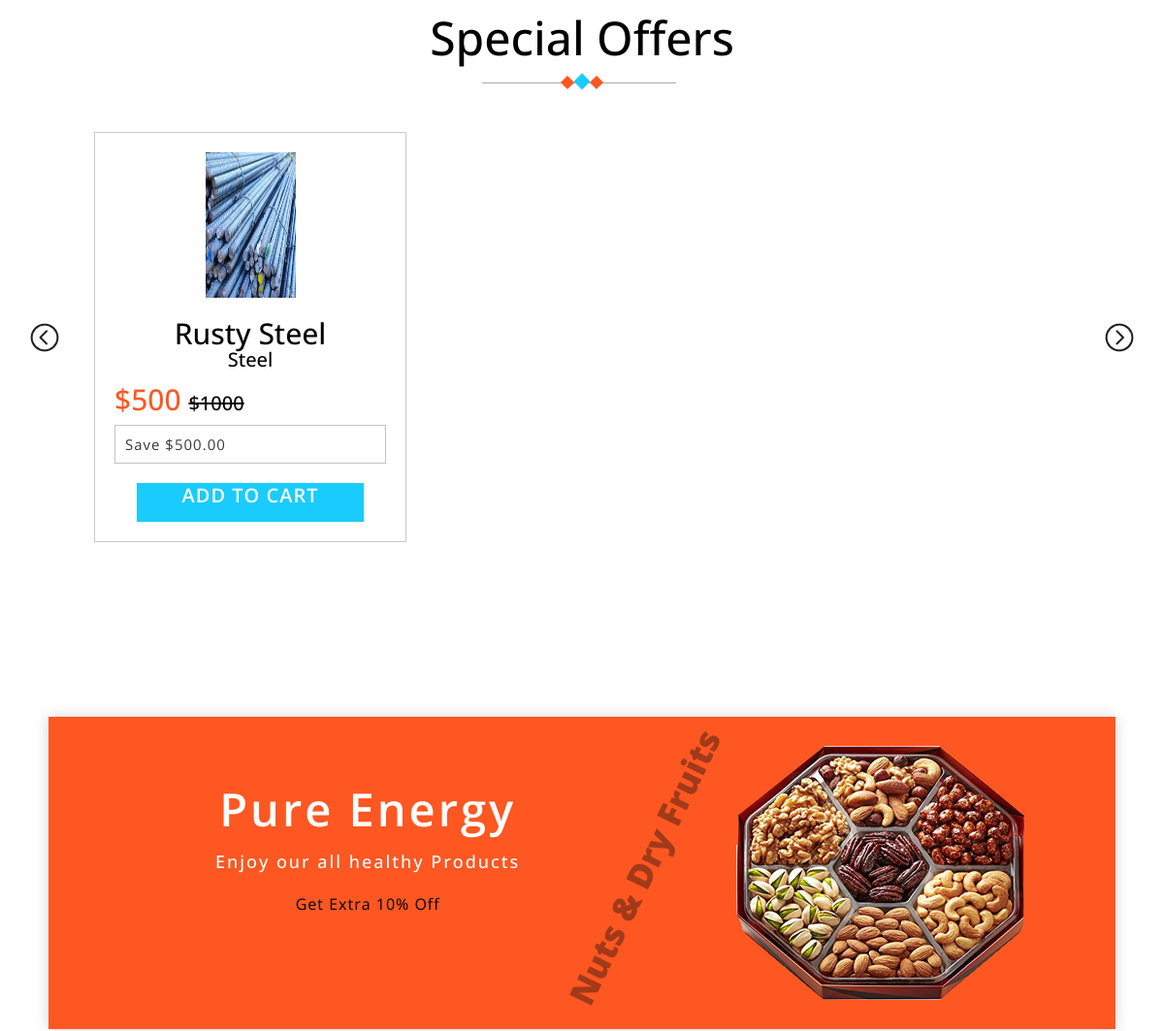
Before: /uindex (signed in, middle part) with the older database file.
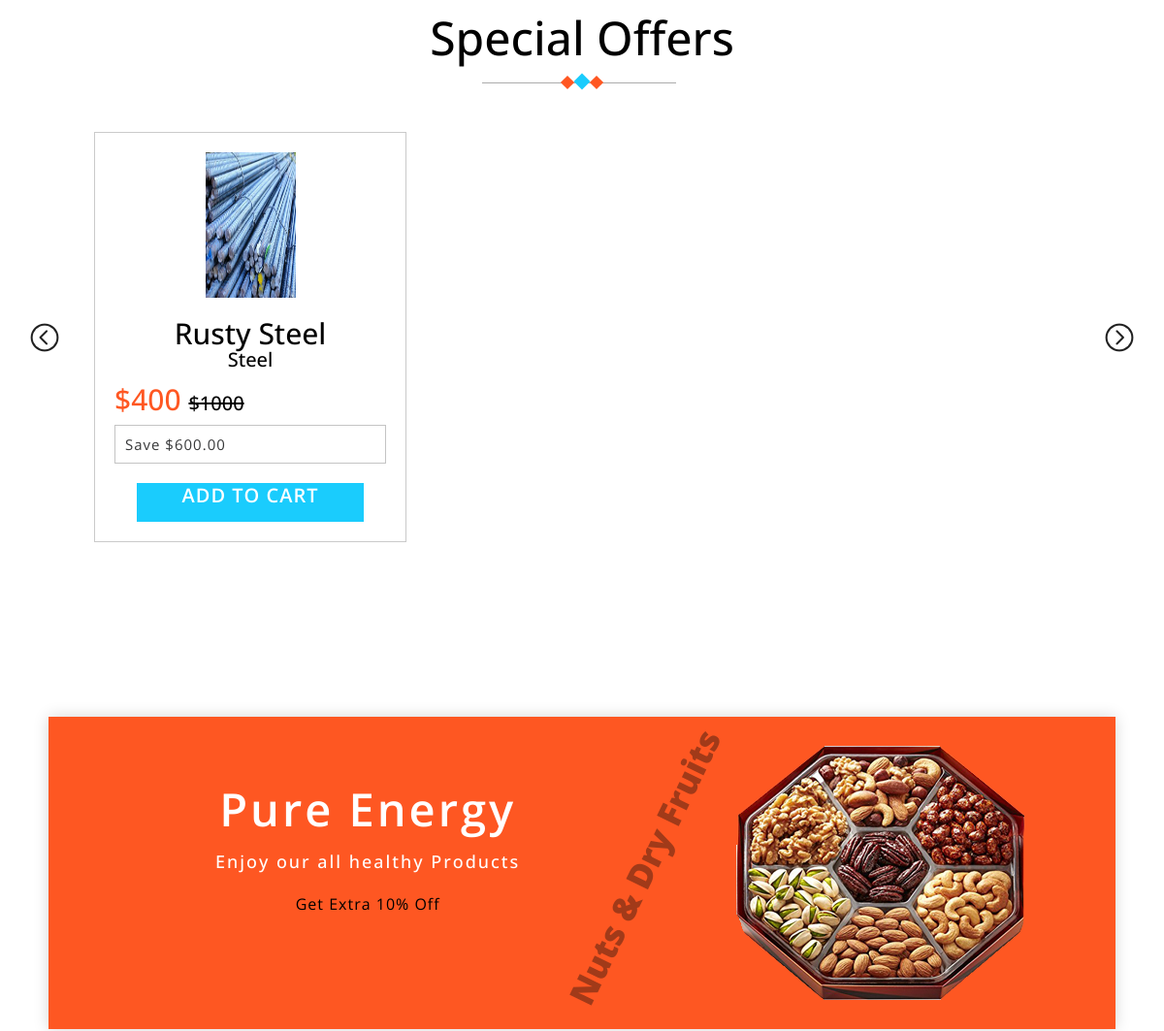
After: the same page with the newer database file.
### logistic/models.py (models this page shows, shortened)
class Materials(db.Model):
    id = db.Column(db.Integer,primary_key=True)
    sowner = db.Column(db.String)
    uowner = db.Column(db.String)
    name = db.Column(db.String(200))
    brand = db.Column(db.String(200))
    avail = db.Column(db.String(200))
    price = db.Column(db.String(200))
    offerprice = db.Column(db.String(200))
    discount = db.Column(db.String(200))
    place = db.Column(db.String(200))
    image = db.Column(db.String(20), nullable=False, default='default.jpg')
    status = db.Column(db.String(200))
    reason = db.Column(db.String(200))
    cart = db.Column(db.String(200))
    desc = db.Column(db.String(200))
    uquantity = db.Column(db.String(200))
    upayment = db.Column(db.String(200))
    utotalprice = db.Column(db.String(200))
    uname = db.Column(db.String((200)))
    uaddress = db.Column(db.String((200)))
    uphone = db.Column(db.String((200)))
    deliverystatus = db.Column(db.String(220))
    offer = db.Column(db.String(220),default='no')
    purchase = db.Column(db.String(220))

### logistic/routes.py (the view)
@app.route('/uindex')
@login_required
def uindex():
    material = Materials.query.filter_by(status='approved',offer='no').all()
    material2 = Materials.query.filter_by(status='approved',offer='added').all()
    return render_template("uindex.html",material=material,material2 = material2)

### logistic/models.py (called while the page is built)
@login_manager.user_loader
def load_user(id):
    return Login.query.get(int(id))

### logistic/templates/uindex.html (shortened to what this page needs)
<!DOCTYPE html>
<html lang="zxx">
<head>
	<link href="../static/css/bootstrap.css" rel="stylesheet" type="text/css" media="all" />
	<link href="../static/css/style.css" rel="stylesheet" type="text/css" media="all" />
	<link href="../static/css/font-awesome.css" rel="stylesheet">
	<link href="../static/css/popuo-box.css" rel="stylesheet" type="text/css" media="all" />
	<link rel="stylesheet" type="text/css" href="../static/css/jquery-ui1.css">
</head>
<body>
    <div class="featured-section" id="projects" >
		<div class="container" >
			<h3 class="tittle-w3l" style="margin-top: 100px;">Special Offers
				<span class="heading-style">
					<i></i>
					<i></i>
					<i></i>
				</span>
			</h3>
			<div class="content-bottom-in">
				<ul id="flexiselDemo1">
					{% for mat2 in material2 %}
					<li>
						<div class="w3l-specilamk">
							<div class="speioffer-agile">
								<a href="">
									<img src="../static/pics/{{mat2.image}}" alt="" style="width: 93px;height: 150px;">
								</a>
							</div>
							<div class="product-name-w3l">
								<center><h4>
									<a href="" style="font-size: 30px;">{{mat2.name}}</a>
								</h4>
							</center>
							<center><h4>
								<a href="">{{mat2.brand}}</a>
							</h4>
						</center>
								<div class="w3l-pricehkj">
									<h6 style="font-size: 30px;">${{mat2.offerprice}}    <del style="font-size: 20px;color: black;">${{mat2.price}}</del></h6>
									<p>Save ${{mat2.discount}}.00</p>
								</div>
								<center>
									<a href="/ucartadd/{{mat2.id}}" style="color: white;">
									<div class="newbutton" style="width: 233.219px; height: 40px; font-size: 20px;">
									ADD TO CART
									</div>
								</a>
								</center>
							</div>
						</div>
					</li>
					{% endfor %}
                </ul>
			</div>
		</div>
	</div>
<center>
    <div class="product-sec1 product-sec2" style="width: 1100px; margin-top: 100px;margin-bottom: 100px;">
        <div class="col-xs-7 effect-bg">
            <h3 class="">Pure Energy</h3>
            <h6>Enjoy our all healthy Products</h6>
            <p>Get Extra 10% Off</p>
        </div>
        <h3 class="w3l-nut-middle">Nuts & Dry Fruits</h3>
        <div class="col-xs-5 bg-right-nut">
            <img src="../static/images/nut1.png" alt="">
        </div>
        <div class="clearfix"></div>
    </div>
</center>
</body>
</html>

Changed rows visible on the page:
changed Materials "Rusty Steel": offerprice "500" → "400"; discount "500" → "600"
